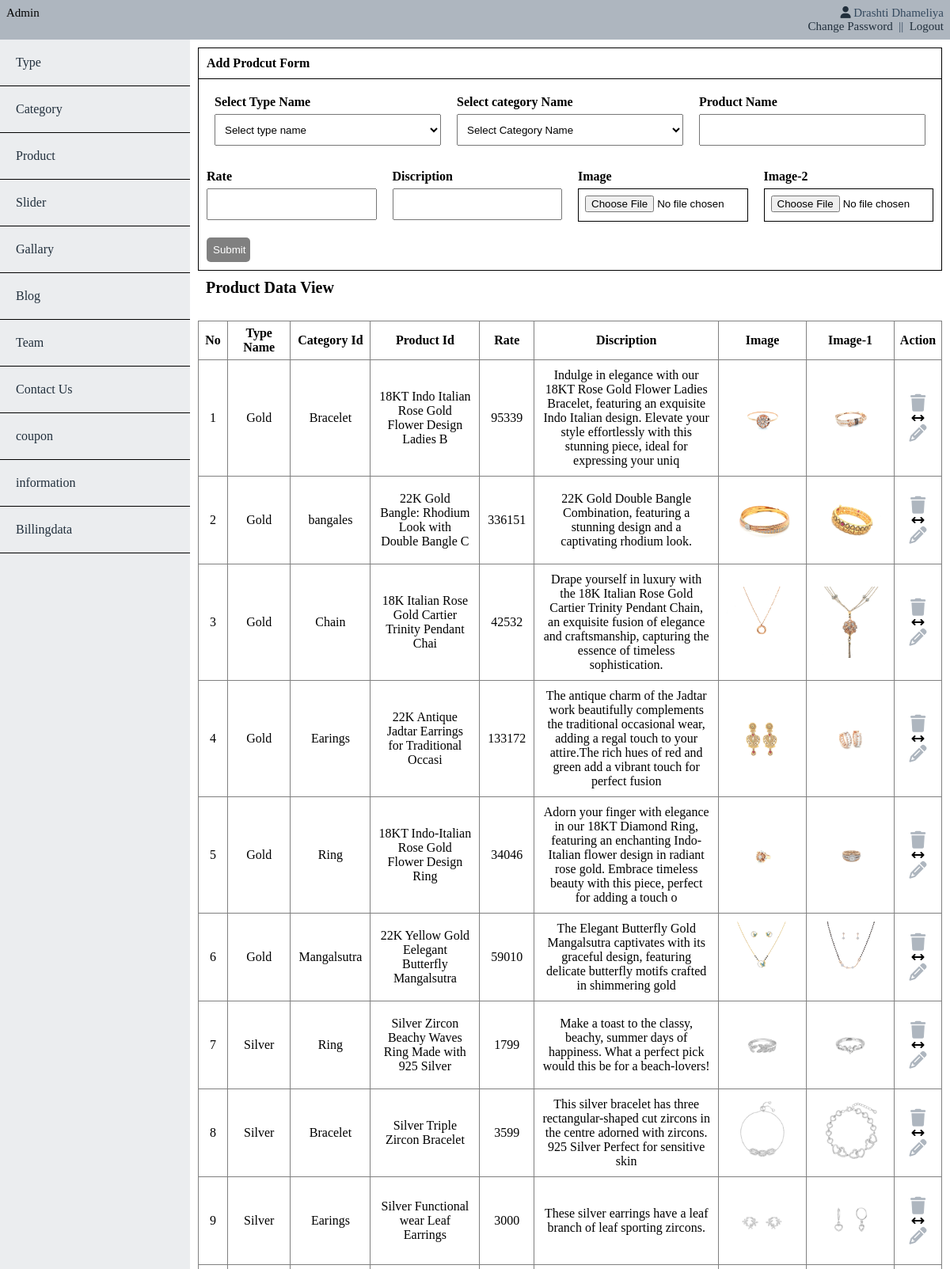
Screenshot of /product.php (signed in, upper part) with the database file from the repository.
### tables this page shows
CREATE TABLE IF NOT EXISTS `product` (
  `product_id` int NOT NULL AUTO_INCREMENT,
  `type_id` int NOT NULL,
  `category_id` int NOT NULL,
  `name` varchar(100) NOT NULL,
  `rate` varchar(60) NOT NULL,
  `discription` text NOT NULL,
  `image` text NOT NULL,
  `image1` text NOT NULL,
  PRIMARY KEY (`product_id`)
);

CREATE TABLE IF NOT EXISTS `types` (
  `type_id` int NOT NULL AUTO_INCREMENT,
  `name` varchar(40) NOT NULL,
  `image` text NOT NULL,
  PRIMARY KEY (`type_id`)
);

CREATE TABLE IF NOT EXISTS `category` (
  `category_id` int NOT NULL AUTO_INCREMENT,
  `type_id` int NOT NULL,
  `name` varchar(40) NOT NULL,
  `image` text NOT NULL,
  PRIMARY KEY (`category_id`)
);

### product.php (the view, shortened to what this page needs)
<?php
include('db.php');
include('admin_header.php');
$get="select *from product";
$getdata=mysqli_query($abc,$get);
  ?>
    <link rel="stylesheet" href="https://cdn.datatables.net/2.0.3/css/dataTables.dataTables.css">
<div class="main_box">
<form action="" class="form" method="post" enctype="multipart/form-data">
<div class="cate">Add Prodcut Form</div>
    <div class="type">
<div class="main_flex">
    <div class="file">
        <div class="done">Select Type Name</div>
        <select name="type_id" id="type_id" class="text" onchange="Getcatchange()">
            <option value="" hidden>Select type name</option>
        </select>
    </div>
    <div class="file">
        <div class="done"> Select category Name</div>
        <select name="category_id" id="category_id" class="text">
  <option  hidden>Select Category Name</option>
</select>
    </div>
     <div class="file">
    <div class="done">Product Name</div>
    <div><input type="text" class="text" name="name"></div>
    </div>
</div>
</div>
 <div class="main_flex">
 <div class="file">
    <div class="done">Rate</div>
    <div><input type="number" class="text" name="rate"></div>
 </div>
 <div class="file">
    <div class="done">Discription</div>
    <div><input type="text" class="text" name="discription"></div>
 </div>
    <div class="file">
    <div class="done">Image</div>
    <div class="file1"><input type="file" class="text" name="image"></div>
    </div>
    <div class="file">
    <div class="done">Image-2</div>
    <div class="file1"><input type="file" class="text" name="image1"></div>
    </div>
 </div>
    <div class="sub"><input type="submit" class="but" name="gets"></div>
</form>
<div class="view">Product Data View</div>
<table border="1" align="center" id="example">
<thead>
    <tr>
        <th>No</th>
        <th>Type Name</th>
        <th>Category Id</th>
        <th>Product Id</th>
        <th>Rate</th>
        <th>Discription</th>
        <th>Image</th>
        <th>Image-1</th>
        <th>Action</th>
    </tr>
    </thead>
    <tbody>
    <?php
    $no=1;
    while($pr=mysqli_fetch_array($getdata))
      {
        $ids=$pr['type_id'];
        $state="select *from types where type_id='$ids '";
        $copy=mysqli_query($abc,$state);
        $ph=mysqli_fetch_array($copy);
       $idd=$pr['category_id'];
      $category="select *from category where category_id='$idd'";
      $set=mysqli_query($abc,$category);
      $oh=mysqli_fetch_array($set);
         ?>
         <tr>
            <td><?php echo $no++; ?></td>
            <td><?php echo $ph['name'];?></td>
            <td><?php echo $oh['name'];?></td>
            <td><?php echo $pr['name'];?></td>
            <td><?php echo $pr['rate'];?></td>
            <td><?php echo $pr['discription'];?></td>
            <td><img src="product_img/<?php echo $pr['image']; ?>" alt="" height="90px" width="90px"></td>
            <td><img src="product_img/<?php echo $pr['image1']; ?>" alt="" height="90px" width="90px"></td>
            <td>
                  <a href="product.php?delete=<?php echo $pr['product_id']; ?>" onclick="return confirm('are you sure this record delete?')"><i class="fa-solid fa-trash"></i></a>
                  <i class="fa-solid fa-arrows-left-right"></i>
                  <a href="product_edit.php?edit=<?php echo $pr['product_id']; ?>"><i class="fa-solid fa-pencil"></i></a>
            </td>
         </tr>
       <?php
      }
    ?>
</tbody>
</table>
</div>
</body>
</html>

### css/admin_header.css (style rules this page uses)
* { margin: 0px; padding: 0px; box-sizing: border-box; }
.fa-trash { color: #AEB6BF; font-size: 22px; }
.fa-pencil { color: #AEB6BF; font-size: 22px; }

### css/adminpanel.css (style rules this page uses)
* { margin: 0px; padding: 0px; box-sizing: border-box; }
a { color:#212F3C; text-decoration: none; }
.main_box { width: 80%; padding: 10px; }
.form { width: 100%; border: 1px solid black; height:auto; }
.type { display: flex; padding: 10px; }
.file { width:100%; margin: 10px; }
.file1 { border: 1px solid black; }
.text { height: 40px; width: 100%; padding: 8px; }
.cate { border-bottom: 1px solid black; padding: 10px; font-weight: 600; }
.sub { padding: 10px; }
.but { padding: 8px; width: 6%; background-color: gray; color: white; border: none; border-radius: 5px; }
.done { margin-bottom: 6px; font-weight: 600; }
table { width: 100%; border-collapse: collapse; text-align: center; margin-top: 20px; }
table tr th { text-align: center !important; padding: 6px; }
table tr td { text-align: center !important; padding: 10px; }
.view { font-size: 20px; font-weight: 600; padding: 10px; }

### product.php (style rules this page uses)
.main_flex { display:flex; width:100%; }

### rows the page displays
product: type.name "Gold", category.name "Bracelet", name "18KT Indo Italian Rose Gold Flower Design Ladies B", rate "95339", discription "Indulge in elegance with our 18KT Rose Gold Flower Ladies Bracelet, featuring an exquisite Indo Italian design. Elevate your style effortlessly with this stunning piece, ideal for expressing your uniq", image (picture), image1 (picture)
product: type.name "Gold", category.name "bangales", name "22K Gold Bangle: Rhodium Look with Double Bangle C", rate "336151", discription "22K Gold Double Bangle Combination, featuring a stunning design and a captivating rhodium look.", image (picture), image1 (picture)
product: type.name "Gold", category.name "Chain", name "18K Italian Rose Gold Cartier Trinity Pendant Chai", rate "42532", discription "Drape yourself in luxury with the 18K Italian Rose Gold Cartier Trinity Pendant Chain, an exquisite fusion of elegance and craftsmanship, capturing the essence of timeless sophistication.", image (picture), image1 (picture)
product: type.name "Gold", category.name "Earings", name "22K Antique Jadtar Earrings for Traditional Occasi", rate "133172", discription "The antique charm of the Jadtar work beautifully complements the traditional occasional wear, adding a regal touch to your attire.The rich hues of red and green add a vibrant touch for perfect fusion", image (picture), image1 (picture)
product: type.name "Gold", category.name "Ring", name "18KT Indo-Italian Rose Gold Flower Design Ring", rate "34046", discription "Adorn your finger with elegance in our 18KT Diamond Ring, featuring an enchanting Indo-Italian flower design in radiant rose gold. Embrace timeless beauty with this piece, perfect for adding a touch o", image (picture), image1 (picture)
product: type.name "Gold", category.name "Mangalsutra", name "22K Yellow Gold Eelegant Butterfly Mangalsutra", rate "59010", discription "The Elegant Butterfly Gold Mangalsutra captivates with its graceful design, featuring delicate butterfly motifs crafted in shimmering gold", image (picture), image1 (picture)
product: type.name "Silver", category.name "Ring", name "Silver Zircon Beachy Waves Ring Made with 925 Silver", rate "1799", discription "Make a toast to the classy, beachy, summer days of happiness. What a perfect pick would this be for a beach-lovers!", image (picture), image1 (picture)
product: type.name "Silver", category.name "Bracelet", name "Silver Triple Zircon Bracelet", rate "3599", discription "This silver bracelet has three rectangular-shaped cut zircons in the centre adorned with zircons. 925 Silver Perfect for sensitive skin", image (picture), image1 (picture)
product: type.name "Silver", category.name "Earings", name "Silver Functional wear Leaf Earrings", rate "3000", discription "These silver earrings have a leaf branch of leaf sporting zircons.", image (picture), image1 (picture)

### other values shown
$_SESSION['users'] "Drashti Dhameliya"
